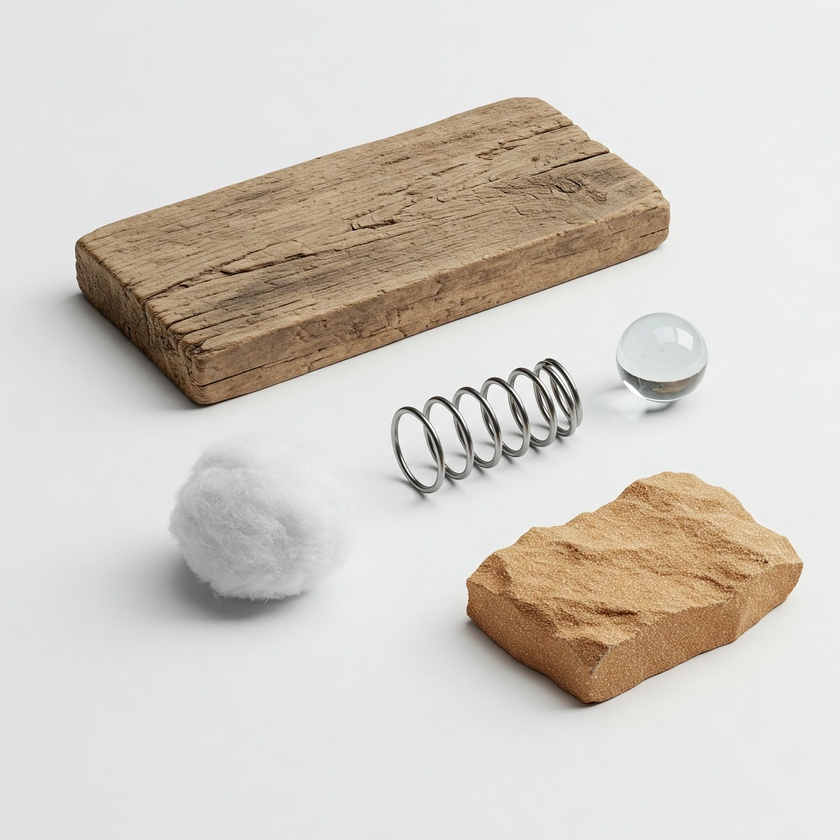
#> input picture foto1.jpeg, 840 x 840 px, shrunk from 2048 x 2048 before the run, found by its file name
$ python gaussian_filter_example.py
#> lines starting #> are read from the running program, lines starting #| are printed output that depends on the picture
import cv2  # OpenCV for image loading and filtering
import numpy as np
import matplotlib.pyplot as plt

# Path to your image file.
# Choose one of your images, e.g., "foto1.jpeg", "foto2.jpg", "flowers.jpg"
IMAGE_PATH = "foto1.jpeg"

try:
    # Load the image in color
    original_image_bgr = cv2.imread(IMAGE_PATH)
#> original_image_bgr is the input picture: shape (840, 840, 3); mean B, G, R 197.7, 205.4, 210.9

    if original_image_bgr is None:
        raise FileNotFoundError(f"Image not found or could not be opened: {IMAGE_PATH}")

    # Convert original BGR to RGB for correct Matplotlib display
    original_image_rgb = cv2.cvtColor(original_image_bgr, cv2.COLOR_BGR2RGB)

    # Convert to grayscale for grayscale filtering example
    gray_image = cv2.cvtColor(original_image_bgr, cv2.COLOR_BGR2GRAY)
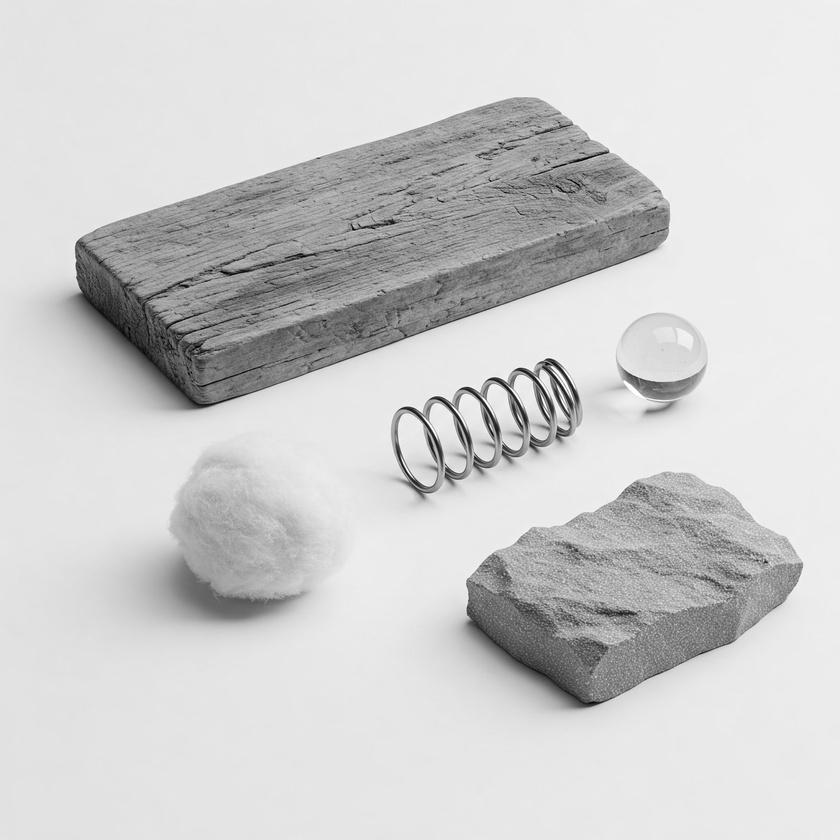
#> gray_image: shape (840, 840); min 2, max 255, mean 206

    # --- Apply Gaussian Filter ---
    # cv2.GaussianBlur(source_image, (kernel_width, kernel_height), sigmaX, [sigmaY])
    # kernel_width and kernel_height must be positive and odd.
    # sigmaX is Gaussian kernel standard deviation in X direction.
    # If sigmaY is zero, it is set to be equal to sigmaX.
    # If both sigmas are zeros, they are computed from kernel_size.

    # Example 1: Grayscale image, 5x5 kernel, sigma calculated by OpenCV
    kernel_size1 = (5, 5)
    sigma1 = 0
    filtered_gray_1 = cv2.GaussianBlur(gray_image, kernel_size1, sigma1)

    # Example 2: Grayscale image, 11x11 kernel, sigma calculated by OpenCV
    kernel_size2 = (11, 11)
    sigma2 = 0
    filtered_gray_2 = cv2.GaussianBlur(gray_image, kernel_size2, sigma2)

    # Example 3: Color image, 7x7 kernel, specific sigma values
    kernel_size3 = (7, 7)
    sigma3_x = 1.5
    sigma3_y = 1.5  # Can be different, or 0 to be same as sigma3_x
    filtered_color_bgr = cv2.GaussianBlur(original_image_bgr, kernel_size3, sigma3_x, sigmaY=sigma3_y)
    # Convert BGR to RGB for displaying the filtered color image
    filtered_color_rgb = cv2.cvtColor(filtered_color_bgr, cv2.COLOR_BGR2RGB)

    print(f"Applied Gaussian filters to '{IMAGE_PATH}'. Displaying results...")

    # --- Display results using Matplotlib ---
    plt.figure(figsize=(16, 10))

    # 1. Original Color Image
    plt.subplot(2, 3, 1)
    plt.imshow(original_image_rgb)
    plt.title('Original Color Image')
    plt.axis('off')

    # 2. Original Grayscale Image
    plt.subplot(2, 3, 2)
    plt.imshow(gray_image, cmap='gray')
    plt.title('Original Grayscale')
    plt.axis('off')

    # (Empty subplot for spacing or another image later)
    # plt.subplot(2, 3, 3)
    # plt.axis('off')

    # 4. Filtered Grayscale Image (Kernel 5x5, Sigma auto)
    plt.subplot(2, 3, 4)
    plt.imshow(filtered_gray_1, cmap='gray')
    plt.title(f'Gaussian Filter (Gray)\nKernel: {kernel_size1}, Sigma: Auto')
    plt.axis('off')

    # 5. Filtered Grayscale Image (Kernel 11x11, Sigma auto)
    plt.subplot(2, 3, 5)
    plt.imshow(filtered_gray_2, cmap='gray')
    plt.title(f'Gaussian Filter (Gray)\nKernel: {kernel_size2}, Sigma: Auto')
    plt.axis('off')

    # 6. Filtered Color Image (Kernel 7x7, Sigma 1.5)
    plt.subplot(2, 3, 6)
    plt.imshow(filtered_color_rgb)
    plt.title(f'Gaussian Filter (Color)\nKernel: {kernel_size3}, Sigma: {sigma3_x}')
    plt.axis('off')

    plt.tight_layout()
    plt.show()
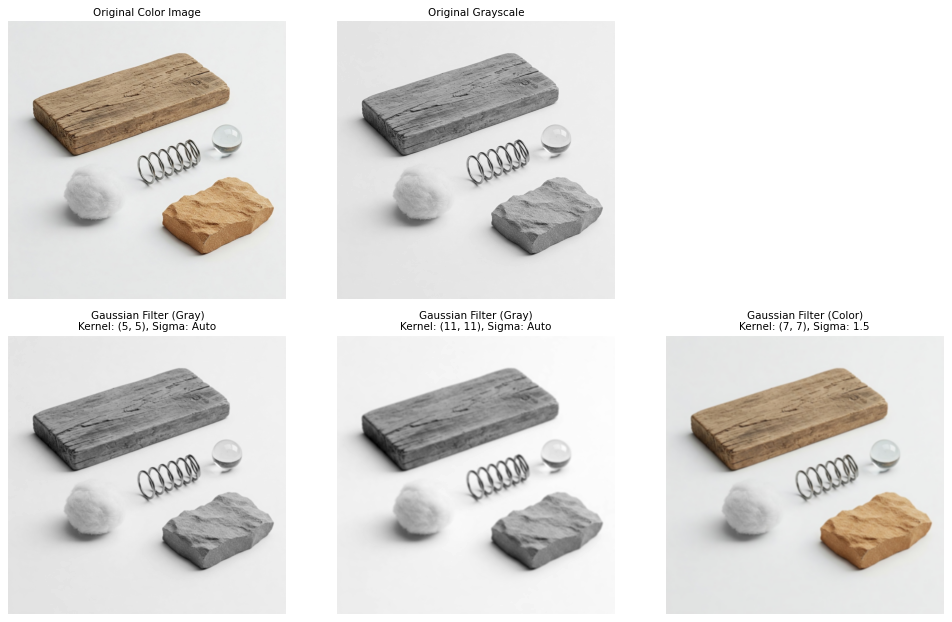
#> figure drawn by matplotlib, 5 panels

except FileNotFoundError as fnf_error:
    print(fnf_error)
except Exception as e:
    import traceback

    print(f"An unexpected error occurred: {e}")
    traceback.print_exc()
